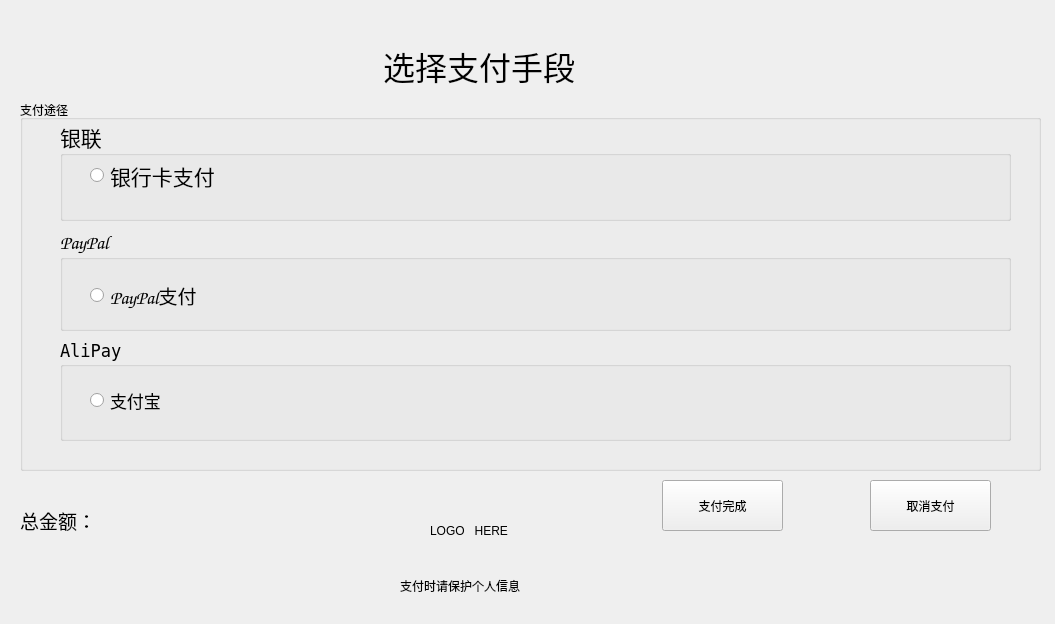
<?xml version="1.0" encoding="UTF-8"?>
<ui version="4.0">
 <class>Form</class>
 <widget class="QWidget" name="Form">
  <property name="geometry">
   <rect>
    <x>0</x>
    <y>0</y>
    <width>1055</width>
    <height>624</height>
   </rect>
  </property>
  <property name="windowTitle">
   <string>Form</string>
  </property>
  <widget class="QLabel" name="label">
   <property name="geometry">
    <rect>
     <x>300</x>
     <y>20</y>
     <width>491</width>
     <height>91</height>
    </rect>
   </property>
   <property name="font">
    <font>
     <family>华文行楷</family>
     <pointsize>24</pointsize>
    </font>
   </property>
   <property name="text">
    <string>          选择支付手段</string>
   </property>
  </widget>
  <widget class="QGroupBox" name="groupBox">
   <property name="geometry">
    <rect>
     <x>20</x>
     <y>100</y>
     <width>1021</width>
     <height>371</height>
    </rect>
   </property>
   <property name="title">
    <string>支付途径</string>
   </property>
   <widget class="QGroupBox" name="groupBox_2">
    <property name="geometry">
     <rect>
      <x>40</x>
      <y>20</y>
      <width>951</width>
      <height>101</height>
     </rect>
    </property>
    <property name="font">
     <font>
      <family>方正舒体</family>
      <pointsize>16</pointsize>
     </font>
    </property>
    <property name="title">
     <string>银联</string>
    </property>
    <widget class="QRadioButton" name="radioButton">
     <property name="geometry">
      <rect>
       <x>30</x>
       <y>40</y>
       <width>281</width>
       <height>31</height>
      </rect>
     </property>
     <property name="text">
      <string>银行卡支付</string>
     </property>
    </widget>
   </widget>
   <widget class="QGroupBox" name="groupBox_4">
    <property name="geometry">
     <rect>
      <x>40</x>
      <y>130</y>
      <width>951</width>
      <height>101</height>
     </rect>
    </property>
    <property name="font">
     <font>
      <family>Comic Sans MS</family>
      <pointsize>14</pointsize>
     </font>
    </property>
    <property name="title">
     <string>PayPal</string>
    </property>
    <widget class="QRadioButton" name="radioButton_2">
     <property name="geometry">
      <rect>
       <x>30</x>
       <y>50</y>
       <width>281</width>
       <height>31</height>
      </rect>
     </property>
     <property name="text">
      <string>PayPal支付</string>
     </property>
    </widget>
   </widget>
   <widget class="QGroupBox" name="groupBox_3">
    <property name="geometry">
     <rect>
      <x>40</x>
      <y>240</y>
      <width>951</width>
      <height>101</height>
     </rect>
    </property>
    <property name="font">
     <font>
      <family>Bitstream Vera Sans Mono</family>
      <pointsize>13</pointsize>
     </font>
    </property>
    <property name="title">
     <string>AliPay</string>
    </property>
    <widget class="QRadioButton" name="radioButton_3">
     <property name="geometry">
      <rect>
       <x>30</x>
       <y>50</y>
       <width>281</width>
       <height>21</height>
      </rect>
     </property>
     <property name="font">
      <font>
       <family>方正兰亭超细黑简体</family>
      </font>
     </property>
     <property name="text">
      <string>支付宝</string>
     </property>
    </widget>
   </widget>
  </widget>
  <widget class="QLabel" name="label_2">
   <property name="geometry">
    <rect>
     <x>400</x>
     <y>570</y>
     <width>331</width>
     <height>31</height>
    </rect>
   </property>
   <property name="text">
    <string>支付时请保护个人信息</string>
   </property>
  </widget>
  <widget class="QLabel" name="label_3">
   <property name="geometry">
    <rect>
     <x>430</x>
     <y>500</y>
     <width>121</width>
     <height>61</height>
    </rect>
   </property>
   <property name="text">
    <string>LOGO   HERE</string>
   </property>
  </widget>
  <widget class="QPushButton" name="pushButton">
   <property name="geometry">
    <rect>
     <x>662</x>
     <y>480</y>
     <width>121</width>
     <height>51</height>
    </rect>
   </property>
   <property name="text">
    <string>支付完成</string>
   </property>
  </widget>
  <widget class="QPushButton" name="pushButton_2">
   <property name="geometry">
    <rect>
     <x>870</x>
     <y>480</y>
     <width>121</width>
     <height>51</height>
    </rect>
   </property>
   <property name="text">
    <string>取消支付</string>
   </property>
  </widget>
  <widget class="QLabel" name="label_4">
   <property name="geometry">
    <rect>
     <x>20</x>
     <y>490</y>
     <width>191</width>
     <height>61</height>
    </rect>
   </property>
   <property name="font">
    <font>
     <family>方正姚体</family>
     <pointsize>14</pointsize>
    </font>
   </property>
   <property name="text">
    <string>总金额：</string>
   </property>
  </widget>
 </widget>
 <resources/>
 <connections/>
</ui>
